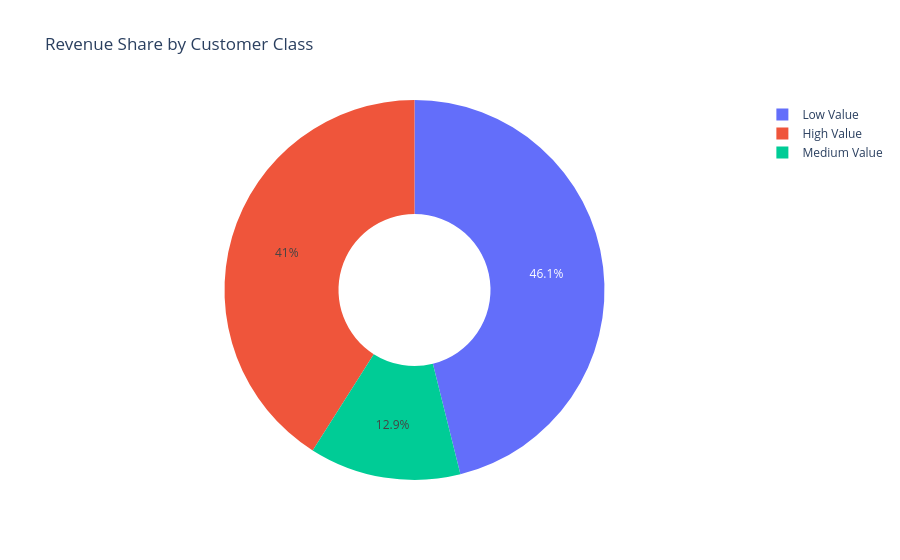

Notebook code for this chart:
### Code cell
fig = px.pie(
    class_summary, 
    names = "CustomerClass",
    values="TotalRevenue",
    title="Revenue Share by Customer Class",
    hole=0.4
)

fig.show()

### Figure 1 — Plotly figure (JSON) as saved in the notebook; plotly's stock layout.template omitted (floating-point values rounded to 4 significant figures)
{"data": [{"domain": {"x": [0, 1], "y": [0, 1]}, "hole": 0.4, "hovertemplate": "CustomerClass=%{label}<br>TotalRevenue=%{value}<extra></extra>", "labels": ["High Value", "Low Value", "Medium Value"], "legendgroup": "", "name": "", "showlegend": true, "type": "pie", "values": [3654000.0, 4110000.0, 1148000.0]}], "layout": {"legend": {"tracegroupgap": 0}, "title": {"text": "Revenue Share by Customer Class"}}}
